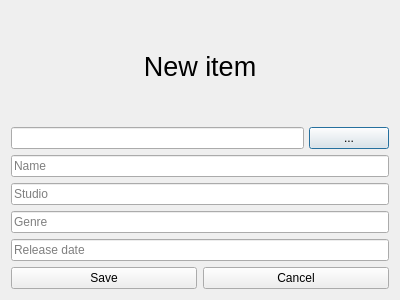
<?xml version="1.0" encoding="UTF-8"?>
<ui version="4.0">
 <class>AddItemWindow</class>
 <widget class="QDialog" name="AddItemWindow">
  <property name="geometry">
   <rect>
    <x>0</x>
    <y>0</y>
    <width>400</width>
    <height>300</height>
   </rect>
  </property>
  <property name="windowTitle">
   <string>Dialog</string>
  </property>
  <layout class="QVBoxLayout" name="verticalLayout">
   <item>
    <widget class="QLabel" name="label">
     <property name="font">
      <font>
       <pointsize>20</pointsize>
      </font>
     </property>
     <property name="autoFillBackground">
      <bool>false</bool>
     </property>
     <property name="text">
      <string>New item</string>
     </property>
     <property name="scaledContents">
      <bool>false</bool>
     </property>
     <property name="alignment">
      <set>Qt::AlignCenter</set>
     </property>
    </widget>
   </item>
   <item>
    <layout class="QHBoxLayout" name="horizontalLayout">
     <property name="spacing">
      <number>5</number>
     </property>
     <property name="sizeConstraint">
      <enum>QLayout::SetDefaultConstraint</enum>
     </property>
     <property name="leftMargin">
      <number>0</number>
     </property>
     <item>
      <widget class="QLineEdit" name="pathLE">
       <property name="readOnly">
        <bool>true</bool>
       </property>
      </widget>
     </item>
     <item>
      <widget class="QPushButton" name="addFileButton">
       <property name="text">
        <string>...</string>
       </property>
       <property name="checkable">
        <bool>false</bool>
       </property>
      </widget>
     </item>
    </layout>
   </item>
   <item>
    <widget class="QLineEdit" name="nameLE">
     <property name="placeholderText">
      <string>Name</string>
     </property>
    </widget>
   </item>
   <item>
    <widget class="QLineEdit" name="studioLE">
     <property name="placeholderText">
      <string>Studio</string>
     </property>
    </widget>
   </item>
   <item>
    <widget class="QLineEdit" name="genreLE">
     <property name="placeholderText">
      <string>Genre</string>
     </property>
    </widget>
   </item>
   <item>
    <widget class="QLineEdit" name="dateLE">
     <property name="placeholderText">
      <string>Release date</string>
     </property>
    </widget>
   </item>
   <item>
    <layout class="QHBoxLayout" name="horizontalLayout_2">
     <item>
      <widget class="QPushButton" name="acceptButton">
       <property name="text">
        <string>Save</string>
       </property>
      </widget>
     </item>
     <item>
      <widget class="QPushButton" name="rejectButton">
       <property name="text">
        <string>Cancel</string>
       </property>
      </widget>
     </item>
    </layout>
   </item>
  </layout>
 </widget>
 <resources/>
 <connections/>
</ui>
